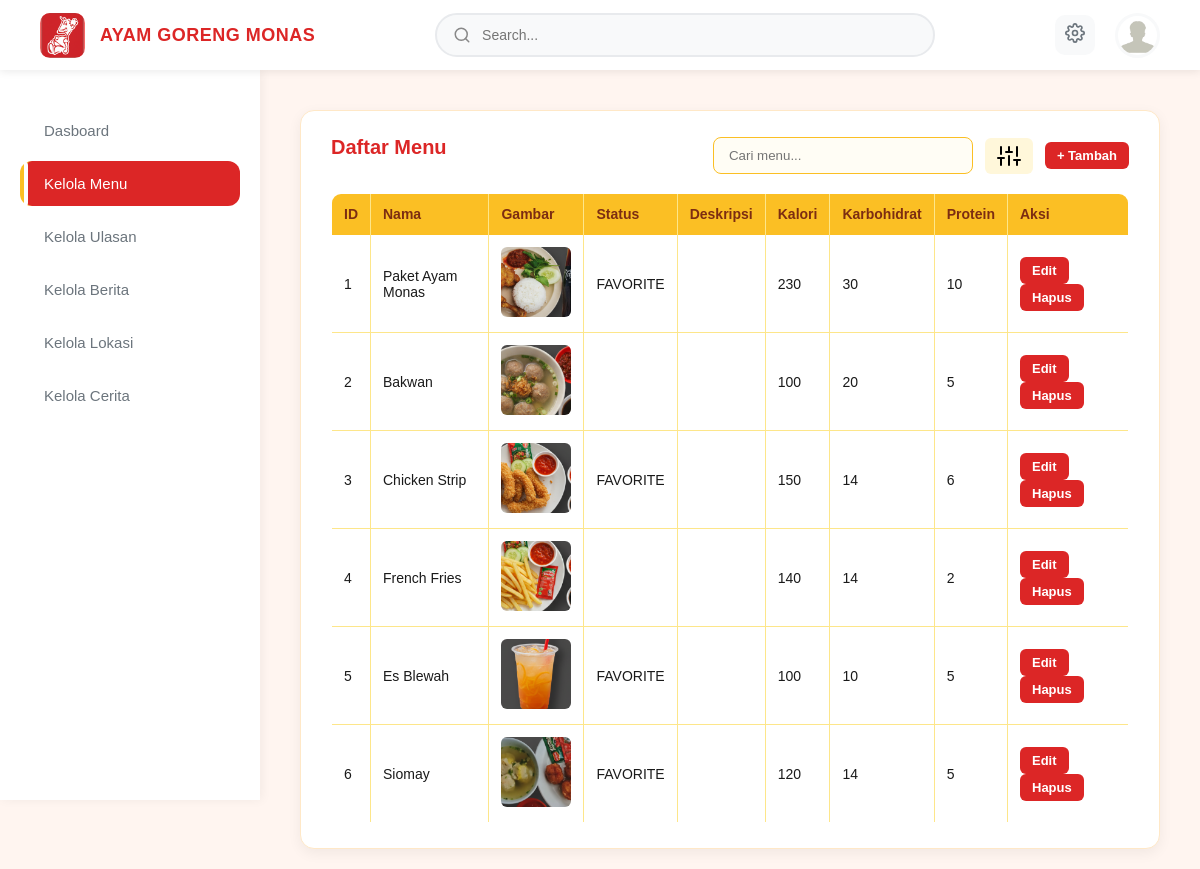
The app's page /Admin/menu/manage_menu.php, older data.
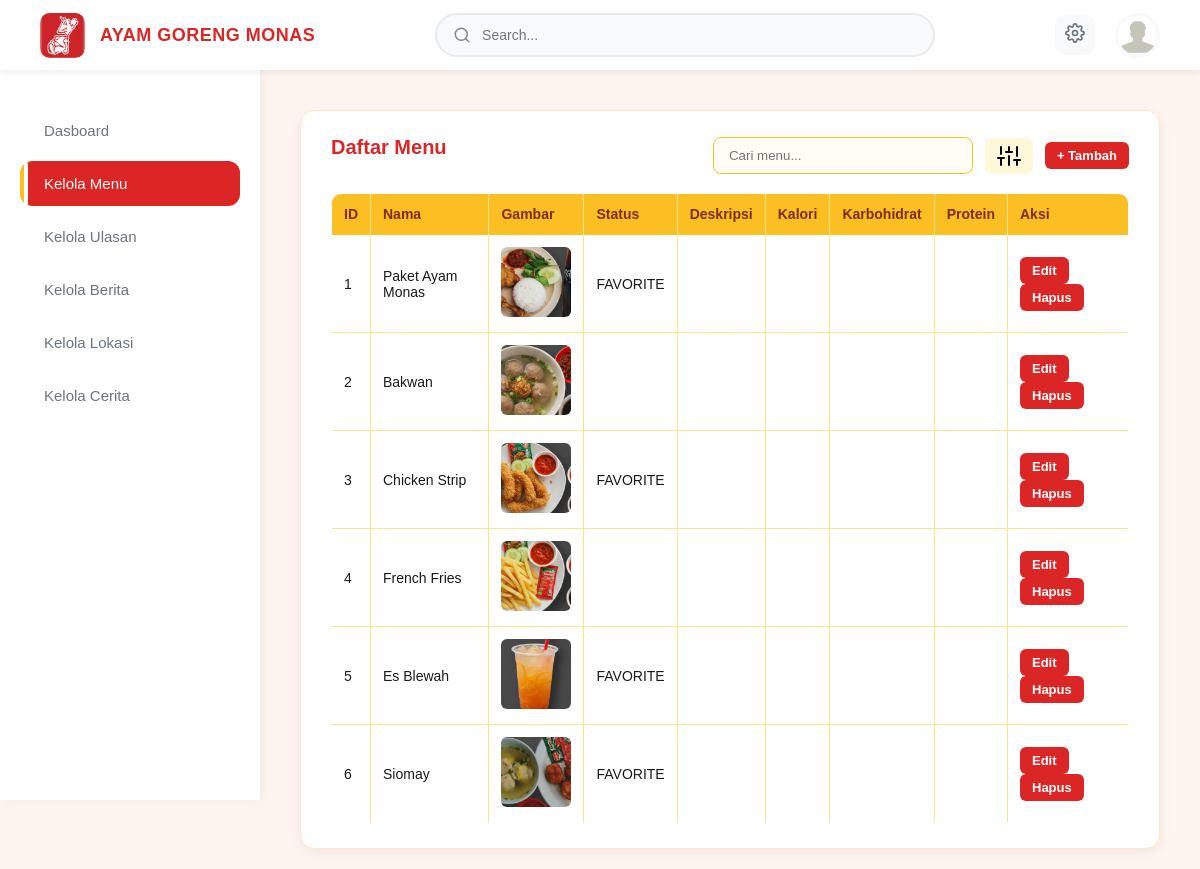
The same page, newer data.
### tables this page shows
CREATE TABLE menu (
    id INT AUTO_INCREMENT PRIMARY KEY,
    nama VARCHAR(50) NOT NULL,
    gambar VARCHAR(100) NOT NULL,
    status VARCHAR(20) DEFAULT NULL
);

### Admin/menu/manage_menu.php (the view, shortened to what this page needs)
<?php
$conn = mysqli_connect("localhost", "root", "", "ayamgoreng_monas");
?>
<!DOCTYPE html>
<html lang="en">
  <head>
    <link rel="stylesheet" href="../style_admin/manage_menu.css" />
  </head>
  <body>
    <?php
    include "../layout/header_admin.php";
    include "../layout/sidebar_admin.php";
    ?>
    <section class="main-content">
      <div class="table-section">
        <div class="table-header">
          <h2>Daftar Menu</h2>
          <div class="table-tools">
            <input type="text" placeholder="Cari menu..." class="search-menu">
            <button class="filter-btn">
              <i data-feather="sliders"></i>
            </button>
            <a href="tambah_menu.php">
              <button class="add-btn">+ Tambah</button>
            </a>
          </div>
        </div>
        <table border="1" cellpadding="8">
          <tr>
            <th>ID</th>
            <th>Nama</th>
            <th>Gambar</th>
            <th>Status</th>
            <th>Deskripsi</th>
            <th>Kalori</th>
            <th>Karbohidrat</th>
            <th>Protein</th>
            <th>Aksi</th>
          </tr>
          <?php
          $result = mysqli_query($conn, "SELECT * FROM menu");
          while ($row = mysqli_fetch_assoc($result)) {
            $namaMenu = htmlspecialchars($row['nama'], ENT_QUOTES);
            echo "<tr>";
            echo "<td>{$row['id']}</td>";
            echo "<td>{$row['nama']}</td>";
            echo "<td><img class='menu-img' src='../../Source/Daftar menu/{$row['gambar']}'></td>";
            echo "<td>{$row['status']}</td>";
            echo "<td>{$row['deskripsi']}</td>";
            echo "<td>{$row['kalori']}</td>";
            echo "<td>{$row['karbohidrat']}</td>";
            echo "<td>{$row['protein']}</td>";
            echo "<td>
                    <a href='edit_menu.php?id={$row['id']}'><button>Edit</button></a>
                    <button onclick=\"showDeleteConfirmation({$row['id']}, '{$namaMenu}', 'menu')\">Hapus</button>
                  </td>";
            echo "</tr>";
          }
          ?>
        </table>
      </div>
    </section>
  </body>
</html>

### Admin/layout/header_admin.php (shortened to what this page needs)
<section class="navbar">
  <div class="header-left">
    <div class="restaurant-logo">
      <img src="../../Source/Logo.png" alt="restaurant-logo" />
    </div>
    <div class="restaurant-name">AYAM GORENG MONAS</div>
  </div>
  <div class="search-bar">
    <input type="text" placeholder="Search..." />
  </div>
  <div class="header-right">
    <div class="setting-button">
      <a href="../konten_Web/manage_konten.php">
        <i data-feather="settings" class="setting-btn"></i>
      </a>
    </div>
    <div class="profile" id="profileBtn">
      <img src="../../Source/admin.png" alt="admin-profile" />
    </div>
  </div>
</section>

### Admin/layout/sidebar_admin.php
<?php
$current_page = basename($_SERVER['PHP_SELF']);
?>
<section class="sidebar">
  <ul class="sidebar-menu">
    <li class="dashboard <?php if ($current_page == 'dashboard_admin.php') {echo 'active';} ?>">
      <a href="../dashboard/dashboard_admin.php">Dasboard</a>
    </li>
    <li class="manage-menu <?php if ($current_page == 'manage_menu.php') {echo 'active';} ?>">
      <a href="../menu/manage_menu.php">Kelola Menu</a>
    </li>
    <li class="manage-review <?php if ($current_page == 'manage_reviews.php') {echo 'active';} ?>">
      <a href="../ulasan/manage_reviews.php">Kelola Ulasan</a>
    </li>
    <li class="manage berita <?php if ($current_page == 'manage_berita.php') {echo 'active';} ?>">
      <a href="../berita/manage_berita.php">Kelola Berita</a>
    </li>
    <li class="manage lokasi <?php if ($current_page == 'manage_lokasi.php') {echo 'active';} ?>">
      <a href="../lokasi/manage_lokasi.php">Kelola Lokasi</a>
    </li>
    <li class="manage story <?php if ($current_page == 'manage_story.php') {echo 'active';} ?>">
      <a href="../story/manage_story.php">Kelola Cerita</a>
    </li>
  </ul>
</section>

Row changes from the older to the newer data that the page shows:
changed menu "Paket Ayam Monas": kalori "230" → (not shown); karbohidrat "30" → (not shown); protein "10" → (not shown)
changed menu "Bakwan": kalori "100" → (not shown); karbohidrat "20" → (not shown); protein "5" → (not shown)
changed menu "Chicken Strip": kalori "150" → (not shown); karbohidrat "14" → (not shown); protein "6" → (not shown)
changed menu "French Fries": kalori "140" → (not shown); karbohidrat "14" → (not shown); protein "2" → (not shown)
changed menu "Es Blewah": kalori "100" → (not shown); karbohidrat "10" → (not shown); protein "5" → (not shown)
changed menu "Siomay": kalori "120" → (not shown); karbohidrat "14" → (not shown); protein "5" → (not shown)
